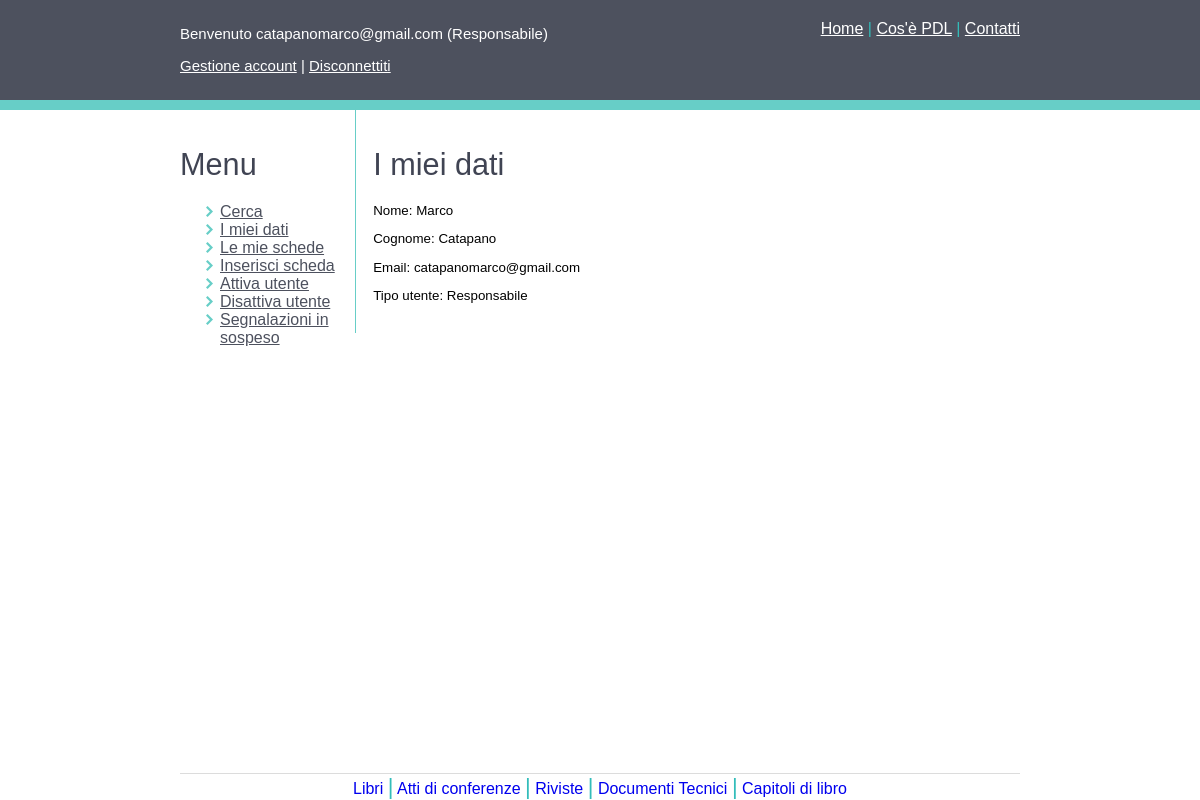
Screenshot of /miei-dati.php (signed in) with the database file from the repository.
### tables this page shows
CREATE TABLE IF NOT EXISTS `utenti` (
  `nome` varchar(30) NOT NULL,
  `cognome` varchar(30) NOT NULL,
  `email` varchar(30) NOT NULL,
  `pass` text NOT NULL,
  `responsabile` tinyint(1) NOT NULL,
  `attivato` tinyint(1) NOT NULL,
  PRIMARY KEY (`email`)
);

### miei-dati.php (the view, shortened to what this page needs)
<?php
require('functions/config.php');
?>
<!DOCTYPE html PUBLIC "-//W3C//DTD XHTML 1.0 Strict//EN"
        "http://www.w3.org/TR/xhtml1/DTD/xhtml1-strict.dtd">
<html xmlns="http://www.w3.org/1999/xhtml" xml:lang="en" lang="en">
<head>
<link href="css/style.css" rel="stylesheet" type="text/css" />
</head>
<body>
<div id="intestazione_home">
<?php include 'common/header.php'; ?>
</div>
<div id="contenuto">
		<div id="contenuto_left">
		<?php
	 if( $tipoUtente == "Responsabile" )
		include 'common/menu_sx.php';
	 else if( $tipoUtente == "Ammesso" )
   	include 'common/menu_user.php';
		?>
		</div>
		<div id="contenuto_right">
		<h1>I miei dati</h1>
     <?php
     $query= "SELECT nome, cognome, email, responsabile FROM utenti where email='$emailUtente'";
     $result = mysqli_query($link, $query);
     $row = mysqli_fetch_array($result, MYSQLI_ASSOC);
	  echo "<p>Nome: ".$row["nome"]."<p>";
	  echo "<p>Cognome: ".$row["cognome"]."</p>";
	  echo "<p>Email: ".$row["email"]."</p>";
	  echo "<p>Tipo utente: ".$tipoUtente."</p>";
		?>
		</div>
</div>
<div id="footer">
</div>
</body>
</html>

### css/style.css (style rules this page uses)
body { margin: auto; }
h1 { font-family: "Helvetica", Times, serif; font-size: 23pt; color:#404453; font-weight: normal; }
p { text-align: justify; font-family: "Helvetica", Times, serif; font-size: 10pt; }
#contenuto { margin: 0 auto; width:70%; margin-bottom: 30px; }
#contenuto_left { float: left; margin-top: 2%; height: 200px; width: 19%; }
#contenuto_right { float: right; padding: 2%; border-left: 1px solid #67CEC7; height: auto; width: 75%; }
#intestazione_home { width:auto; height:100px; border-bottom:10px solid #67CEC7; background-color: #4D515E; }
#footer { position: fixed; bottom: 0; width:70%; margin-left:15%; text-align: center; font-family:"Helvetica", Times, serif; background-color: #FFF; border-top: 1px solid #DCDCDC; }
#footer span { color:#33BDBA; font-size:22px; }
#footer a { font-weight: normal; text-decoration: none; }

### rows the page displays
utenti: nome "Marco", cognome "Catapano", email "catapanomarco@gmail.com"

### other values shown
$emailUtente "catapanomarco@gmail.com"
$tipoUtente "Responsabile"
